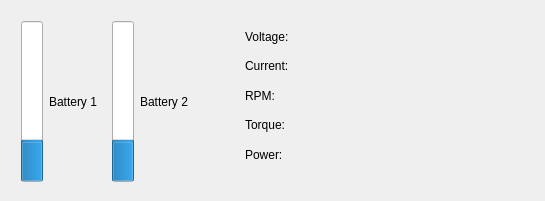
<?xml version="1.0" encoding="UTF-8"?>
<ui version="4.0">
 <class>PowerInfo</class>
 <widget class="QDialog" name="PowerInfo">
  <property name="geometry">
   <rect>
    <x>0</x>
    <y>0</y>
    <width>545</width>
    <height>201</height>
   </rect>
  </property>
  <property name="windowTitle">
   <string>Power Gen Info</string>
  </property>
  <widget class="QWidget" name="layoutWidget">
   <property name="geometry">
    <rect>
     <x>21</x>
     <y>21</y>
     <width>176</width>
     <height>161</height>
    </rect>
   </property>
   <layout class="QHBoxLayout" name="horizontalLayout">
    <item>
     <widget class="QProgressBar" name="progressBar_2">
      <property name="value">
       <number>24</number>
      </property>
      <property name="orientation">
       <enum>Qt::Vertical</enum>
      </property>
     </widget>
    </item>
    <item>
     <widget class="QLabel" name="label">
      <property name="text">
       <string>Battery 1</string>
      </property>
     </widget>
    </item>
    <item>
     <widget class="QProgressBar" name="progressBar">
      <property name="value">
       <number>24</number>
      </property>
      <property name="orientation">
       <enum>Qt::Vertical</enum>
      </property>
     </widget>
    </item>
    <item>
     <widget class="QLabel" name="label_2">
      <property name="text">
       <string>Battery 2</string>
      </property>
     </widget>
    </item>
   </layout>
  </widget>
  <widget class="QWidget" name="layoutWidget">
   <property name="geometry">
    <rect>
     <x>245</x>
     <y>25</y>
     <width>271</width>
     <height>141</height>
    </rect>
   </property>
   <layout class="QHBoxLayout" name="horizontalLayout_2">
    <item>
     <layout class="QVBoxLayout" name="verticalLayout">
      <item>
       <widget class="QLabel" name="label_3">
        <property name="text">
         <string>Voltage:</string>
        </property>
       </widget>
      </item>
      <item>
       <widget class="QLabel" name="label_4">
        <property name="text">
         <string>Current:</string>
        </property>
       </widget>
      </item>
      <item>
       <widget class="QLabel" name="label_5">
        <property name="text">
         <string>RPM:</string>
        </property>
       </widget>
      </item>
      <item>
       <widget class="QLabel" name="label_6">
        <property name="text">
         <string>Torque:</string>
        </property>
       </widget>
      </item>
      <item>
       <widget class="QLabel" name="label_7">
        <property name="text">
         <string>Power:</string>
        </property>
       </widget>
      </item>
     </layout>
    </item>
    <item>
     <widget class="QLabel" name="label_8">
      <property name="maximumSize">
       <size>
        <width>200</width>
        <height>100</height>
       </size>
      </property>
      <property name="text">
       <string/>
      </property>
      <property name="pixmap">
       <pixmap resource="MyResources.qrc">:/files/images/Motor_01.jpg</pixmap>
      </property>
      <property name="scaledContents">
       <bool>true</bool>
      </property>
     </widget>
    </item>
   </layout>
  </widget>
  <zorder>layoutWidget</zorder>
  <zorder>layoutWidget</zorder>
 </widget>
 <resources>
  <include location="MyResources.qrc"/>
 </resources>
 <connections/>
</ui>
